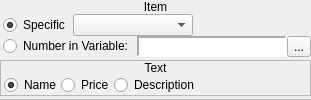
        <widget class="QWidget" name="wItem">
         <layout class="QVBoxLayout" name="verticalLayout_37">
          <property name="spacing">
           <number>3</number>
          </property>
          <property name="margin">
           <number>0</number>
          </property>
          <item>
           <widget class="QFrame" name="frame_21">
            <property name="sizePolicy">
             <sizepolicy hsizetype="Preferred" vsizetype="Fixed">
              <horstretch>0</horstretch>
              <verstretch>0</verstretch>
             </sizepolicy>
            </property>
            <layout class="QVBoxLayout" name="verticalLayout_33">
             <property name="spacing">
              <number>0</number>
             </property>
             <property name="margin">
              <number>0</number>
             </property>
             <item>
              <widget class="QLabel" name="label_10">
               <property name="sizePolicy">
                <sizepolicy hsizetype="Preferred" vsizetype="Fixed">
                 <horstretch>0</horstretch>
                 <verstretch>0</verstretch>
                </sizepolicy>
               </property>
               <property name="text">
                <string>Item</string>
               </property>
               <property name="alignment">
                <set>Qt::AlignCenter</set>
               </property>
              </widget>
             </item>
             <item>
              <widget class="QWidget" name="widget_10" native="true">
               <layout class="QVBoxLayout" name="verticalLayout_35">
                <property name="spacing">
                 <number>0</number>
                </property>
                <property name="leftMargin">
                 <number>3</number>
                </property>
                <property name="topMargin">
                 <number>0</number>
                </property>
                <property name="rightMargin">
                 <number>0</number>
                </property>
                <property name="bottomMargin">
                 <number>0</number>
                </property>
                <item>
                 <layout class="QHBoxLayout" name="horizontalLayout_23">
                  <property name="spacing">
                   <number>3</number>
                  </property>
                  <item>
                   <widget class="QRadioButton" name="rbItemSpecific">
                    <property name="sizePolicy">
                     <sizepolicy hsizetype="Fixed" vsizetype="Fixed">
                      <horstretch>0</horstretch>
                      <verstretch>0</verstretch>
                     </sizepolicy>
                    </property>
                    <property name="text">
                     <string>Specific</string>
                    </property>
                    <property name="checked">
                     <bool>true</bool>
                    </property>
                   </widget>
                  </item>
                  <item>
                   <widget class="QComboBox" name="cboxItem">
                    <property name="minimumSize">
                     <size>
                      <width>120</width>
                      <height>0</height>
                     </size>
                    </property>
                    <property name="maximumSize">
                     <size>
                      <width>120</width>
                      <height>16777215</height>
                     </size>
                    </property>
                   </widget>
                  </item>
                  <item>
                   <spacer name="horizontalSpacer_3">
                    <property name="orientation">
                     <enum>Qt::Horizontal</enum>
                    </property>
                    <property name="sizeHint" stdset="0">
                     <size>
                      <width>40</width>
                      <height>20</height>
                     </size>
                    </property>
                   </spacer>
                  </item>
                 </layout>
                </item>
                <item>
                 <layout class="QHBoxLayout" name="horizontalLayout_38">
                  <property name="spacing">
                   <number>3</number>
                  </property>
                  <item>
                   <widget class="QRadioButton" name="rbItemVariable">
                    <property name="sizePolicy">
                     <sizepolicy hsizetype="Fixed" vsizetype="Fixed">
                      <horstretch>0</horstretch>
                      <verstretch>0</verstretch>
                     </sizepolicy>
                    </property>
                    <property name="text">
                     <string>Number in Variable:</string>
                    </property>
                   </widget>
                  </item>
                  <item>
                   <widget class="QWidget" name="wItem_Variable" native="true">
                    <layout class="QHBoxLayout" name="horizontalLayout_24">
                     <property name="spacing">
                      <number>0</number>
                     </property>
                     <property name="margin">
                      <number>0</number>
                     </property>
                     <item>
                      <widget class="QLabel" name="lblItemVariable">
                       <property name="sizePolicy">
                        <sizepolicy hsizetype="Preferred" vsizetype="Preferred">
                         <horstretch>0</horstretch>
                         <verstretch>0</verstretch>
                        </sizepolicy>
                       </property>
                       <property name="minimumSize">
                        <size>
                         <width>150</width>
                         <height>0</height>
                        </size>
                       </property>
                       <property name="font">
                        <font>
                         <family>Monospace</family>
                        </font>
                       </property>
                       <property name="styleSheet">
                        <string notr="true">background-color: palette(base);</string>
                       </property>
                       <property name="frameShape">
                        <enum>QFrame::Panel</enum>
                       </property>
                       <property name="frameShadow">
                        <enum>QFrame::Sunken</enum>
                       </property>
                       <property name="lineWidth">
                        <number>2</number>
                       </property>
                       <property name="text">
                        <string/>
                       </property>
                      </widget>
                     </item>
                     <item>
                      <widget class="QToolButton" name="bItemBrowseVariables">
                       <property name="text">
                        <string>...</string>
                       </property>
                       <property name="icon">
                        <iconset resource="gui_icons.qrc">
                         <normaloff>:/icons/fileopen.png</normaloff>:/icons/fileopen.png</iconset>
                       </property>
                      </widget>
                     </item>
                    </layout>
                   </widget>
                  </item>
                 </layout>
                </item>
               </layout>
              </widget>
             </item>
            </layout>
           </widget>
          </item>
          <item>
           <widget class="QFrame" name="frame_13">
            <property name="sizePolicy">
             <sizepolicy hsizetype="Preferred" vsizetype="Fixed">
              <horstretch>0</horstretch>
              <verstretch>0</verstretch>
             </sizepolicy>
            </property>
            <property name="frameShape">
             <enum>QFrame::StyledPanel</enum>
            </property>
            <property name="frameShadow">
             <enum>QFrame::Raised</enum>
            </property>
            <layout class="QVBoxLayout" name="verticalLayout_34">
             <property name="spacing">
              <number>0</number>
             </property>
             <property name="margin">
              <number>0</number>
             </property>
             <item>
              <widget class="QLabel" name="label_11">
               <property name="sizePolicy">
                <sizepolicy hsizetype="Preferred" vsizetype="Fixed">
                 <horstretch>0</horstretch>
                 <verstretch>0</verstretch>
                </sizepolicy>
               </property>
               <property name="text">
                <string>Text</string>
               </property>
               <property name="alignment">
                <set>Qt::AlignCenter</set>
               </property>
              </widget>
             </item>
             <item>
              <widget class="QWidget" name="widget_11" native="true">
               <layout class="QHBoxLayout" name="horizontalLayout_25">
                <property name="spacing">
                 <number>0</number>
                </property>
                <property name="leftMargin">
                 <number>3</number>
                </property>
                <property name="topMargin">
                 <number>0</number>
                </property>
                <property name="rightMargin">
                 <number>0</number>
                </property>
                <property name="bottomMargin">
                 <number>0</number>
                </property>
                <item>
                 <widget class="QRadioButton" name="rbItemName">
                  <property name="text">
                   <string>Name</string>
                  </property>
                  <property name="checked">
                   <bool>true</bool>
                  </property>
                 </widget>
                </item>
                <item>
                 <widget class="QRadioButton" name="rbItemPrice">
                  <property name="text">
                   <string>Price</string>
                  </property>
                 </widget>
                </item>
                <item>
                 <widget class="QRadioButton" name="rbItemDescription">
                  <property name="text">
                   <string>Description</string>
                  </property>
                 </widget>
                </item>
                <item>
                 <spacer name="horizontalSpacer_2">
                  <property name="orientation">
                   <enum>Qt::Horizontal</enum>
                  </property>
                  <property name="sizeHint" stdset="0">
                   <size>
                    <width>40</width>
                    <height>20</height>
                   </size>
                  </property>
                 </spacer>
                </item>
               </layout>
              </widget>
             </item>
            </layout>
           </widget>
          </item>
          <item>
           <widget class="QFrame" name="frame_14">
            <property name="frameShape">
             <enum>QFrame::StyledPanel</enum>
            </property>
            <property name="frameShadow">
             <enum>QFrame::Raised</enum>
            </property>
           </widget>
          </item>
         </layout>
        </widget>
